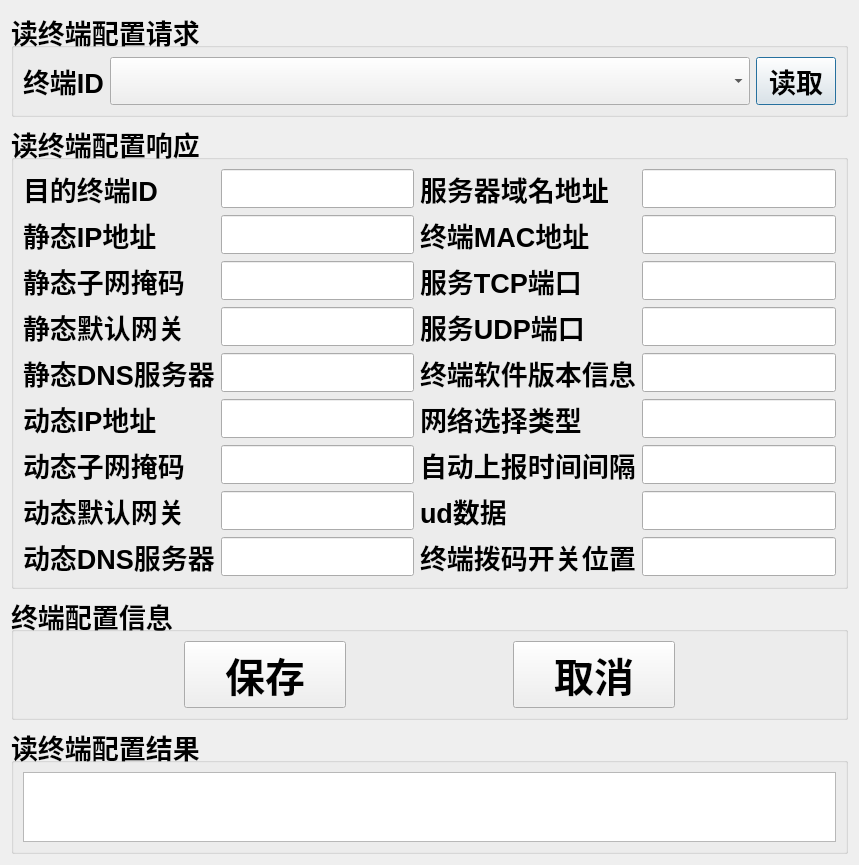
<?xml version="1.0" encoding="UTF-8"?>
<ui version="4.0">
 <class>ReadSpecificConfig</class>
 <widget class="QDialog" name="ReadSpecificConfig">
  <property name="geometry">
   <rect>
    <x>0</x>
    <y>0</y>
    <width>859</width>
    <height>822</height>
   </rect>
  </property>
  <property name="windowTitle">
   <string>Dialog</string>
  </property>
  <layout class="QVBoxLayout" name="verticalLayout">
   <item>
    <layout class="QHBoxLayout" name="horizontalLayout">
     <item>
      <widget class="QGroupBox" name="groupBox_3">
       <property name="font">
        <font>
         <pointsize>20</pointsize>
         <weight>75</weight>
         <bold>true</bold>
        </font>
       </property>
       <property name="title">
        <string>读终端配置请求</string>
       </property>
       <layout class="QVBoxLayout" name="verticalLayout_2">
        <item>
         <layout class="QHBoxLayout" name="horizontalLayout_2">
          <item>
           <widget class="QLabel" name="label">
            <property name="text">
             <string>终端ID</string>
            </property>
           </widget>
          </item>
          <item>
           <widget class="QComboBox" name="comboBox_id">
            <property name="sizePolicy">
             <sizepolicy hsizetype="Expanding" vsizetype="Preferred">
              <horstretch>0</horstretch>
              <verstretch>0</verstretch>
             </sizepolicy>
            </property>
           </widget>
          </item>
          <item>
           <widget class="QPushButton" name="pushButton">
            <property name="sizePolicy">
             <sizepolicy hsizetype="Minimum" vsizetype="Preferred">
              <horstretch>0</horstretch>
              <verstretch>0</verstretch>
             </sizepolicy>
            </property>
            <property name="font">
             <font>
              <pointsize>20</pointsize>
              <weight>75</weight>
              <bold>true</bold>
             </font>
            </property>
            <property name="text">
             <string>读取</string>
            </property>
           </widget>
          </item>
         </layout>
        </item>
       </layout>
      </widget>
     </item>
    </layout>
   </item>
   <item>
    <widget class="QGroupBox" name="groupBox">
     <property name="font">
      <font>
       <pointsize>20</pointsize>
       <weight>75</weight>
       <bold>true</bold>
      </font>
     </property>
     <property name="title">
      <string>读终端配置响应</string>
     </property>
     <layout class="QHBoxLayout" name="horizontalLayout_3">
      <item>
       <layout class="QFormLayout" name="formLayout_5">
        <item row="0" column="0">
         <widget class="QLabel" name="label_4">
          <property name="text">
           <string>目的终端ID</string>
          </property>
         </widget>
        </item>
        <item row="0" column="1">
         <widget class="QLineEdit" name="lineEdit_rep_goal_id"/>
        </item>
        <item row="1" column="0">
         <widget class="QLabel" name="label_7">
          <property name="text">
           <string>静态IP地址</string>
          </property>
         </widget>
        </item>
        <item row="1" column="1">
         <widget class="QLineEdit" name="lineEdit_rep_j_ip"/>
        </item>
        <item row="2" column="0">
         <widget class="QLabel" name="label_8">
          <property name="text">
           <string>静态子网掩码</string>
          </property>
         </widget>
        </item>
        <item row="2" column="1">
         <widget class="QLineEdit" name="lineEdit_rep_j_zip"/>
        </item>
        <item row="3" column="0">
         <widget class="QLabel" name="label_9">
          <property name="text">
           <string>静态默认网关</string>
          </property>
         </widget>
        </item>
        <item row="3" column="1">
         <widget class="QLineEdit" name="lineEdit_rep_j_gateway"/>
        </item>
        <item row="4" column="0">
         <widget class="QLabel" name="label_10">
          <property name="text">
           <string>静态DNS服务器</string>
          </property>
         </widget>
        </item>
        <item row="4" column="1">
         <widget class="QLineEdit" name="lineEdit_rep_j_dip"/>
        </item>
        <item row="5" column="0">
         <widget class="QLabel" name="label_11">
          <property name="text">
           <string>动态IP地址</string>
          </property>
         </widget>
        </item>
        <item row="5" column="1">
         <widget class="QLineEdit" name="lineEdit_rep_dyn_ip"/>
        </item>
        <item row="6" column="0">
         <widget class="QLabel" name="label_12">
          <property name="text">
           <string>动态子网掩码</string>
          </property>
         </widget>
        </item>
        <item row="6" column="1">
         <widget class="QLineEdit" name="lineEdit_rep_dyn_code"/>
        </item>
        <item row="7" column="0">
         <widget class="QLabel" name="label_2">
          <property name="text">
           <string>动态默认网关</string>
          </property>
         </widget>
        </item>
        <item row="7" column="1">
         <widget class="QLineEdit" name="lineEdit_rep_dyn_gip"/>
        </item>
        <item row="8" column="0">
         <widget class="QLabel" name="label_13">
          <property name="text">
           <string>动态DNS服务器</string>
          </property>
         </widget>
        </item>
        <item row="8" column="1">
         <widget class="QLineEdit" name="lineEdit_rep_dyn_dip"/>
        </item>
       </layout>
      </item>
      <item>
       <layout class="QFormLayout" name="formLayout_3">
        <item row="3" column="0">
         <widget class="QLabel" name="label_5">
          <property name="text">
           <string>终端MAC地址</string>
          </property>
         </widget>
        </item>
        <item row="3" column="1">
         <widget class="QLineEdit" name="lineEdit_mr_mac"/>
        </item>
        <item row="4" column="0">
         <widget class="QLabel" name="label_14">
          <property name="text">
           <string>服务TCP端口</string>
          </property>
         </widget>
        </item>
        <item row="4" column="1">
         <widget class="QLineEdit" name="lineEdit_rep_tp"/>
        </item>
        <item row="5" column="0">
         <widget class="QLabel" name="label_15">
          <property name="text">
           <string>服务UDP端口</string>
          </property>
         </widget>
        </item>
        <item row="5" column="1">
         <widget class="QLineEdit" name="lineEdit_rep_up"/>
        </item>
        <item row="6" column="0">
         <widget class="QLabel" name="label_19">
          <property name="text">
           <string>终端软件版本信息</string>
          </property>
         </widget>
        </item>
        <item row="6" column="1">
         <widget class="QLineEdit" name="lineEdit_rep_ver"/>
        </item>
        <item row="7" column="0">
         <widget class="QLabel" name="label_17">
          <property name="text">
           <string>网络选择类型</string>
          </property>
         </widget>
        </item>
        <item row="7" column="1">
         <widget class="QLineEdit" name="lineEdit_rep_network_select"/>
        </item>
        <item row="8" column="0">
         <widget class="QLabel" name="label_18">
          <property name="text">
           <string>自动上报时间间隔</string>
          </property>
         </widget>
        </item>
        <item row="8" column="1">
         <widget class="QLineEdit" name="lineEdit_rep_time"/>
        </item>
        <item row="9" column="0">
         <widget class="QLabel" name="label_6">
          <property name="text">
           <string>ud数据</string>
          </property>
         </widget>
        </item>
        <item row="9" column="1">
         <widget class="QLineEdit" name="lineEdit_ud"/>
        </item>
        <item row="10" column="0">
         <widget class="QLabel" name="label_20">
          <property name="text">
           <string>终端拨码开关位置</string>
          </property>
         </widget>
        </item>
        <item row="10" column="1">
         <widget class="QLineEdit" name="lineEdit_rep_dv"/>
        </item>
        <item row="2" column="0">
         <widget class="QLabel" name="label_3">
          <property name="text">
           <string>服务器域名地址</string>
          </property>
         </widget>
        </item>
        <item row="2" column="1">
         <widget class="QLineEdit" name="lineEdit_server_yuming"/>
        </item>
       </layout>
      </item>
     </layout>
    </widget>
   </item>
   <item>
    <widget class="QGroupBox" name="groupBox_2">
     <property name="font">
      <font>
       <pointsize>20</pointsize>
       <weight>75</weight>
       <bold>true</bold>
      </font>
     </property>
     <property name="title">
      <string>终端配置信息</string>
     </property>
     <layout class="QHBoxLayout" name="horizontalLayout_4">
      <item>
       <spacer name="horizontalSpacer">
        <property name="orientation">
         <enum>Qt::Horizontal</enum>
        </property>
        <property name="sizeHint" stdset="0">
         <size>
          <width>40</width>
          <height>20</height>
         </size>
        </property>
       </spacer>
      </item>
      <item>
       <widget class="QPushButton" name="pushButton_save">
        <property name="sizePolicy">
         <sizepolicy hsizetype="Expanding" vsizetype="Expanding">
          <horstretch>0</horstretch>
          <verstretch>0</verstretch>
         </sizepolicy>
        </property>
        <property name="font">
         <font>
          <pointsize>30</pointsize>
          <weight>75</weight>
          <bold>true</bold>
         </font>
        </property>
        <property name="text">
         <string>保存</string>
        </property>
       </widget>
      </item>
      <item>
       <spacer name="horizontalSpacer_3">
        <property name="orientation">
         <enum>Qt::Horizontal</enum>
        </property>
        <property name="sizeHint" stdset="0">
         <size>
          <width>40</width>
          <height>20</height>
         </size>
        </property>
       </spacer>
      </item>
      <item>
       <widget class="QPushButton" name="pushButton_cancel">
        <property name="sizePolicy">
         <sizepolicy hsizetype="Expanding" vsizetype="Expanding">
          <horstretch>0</horstretch>
          <verstretch>0</verstretch>
         </sizepolicy>
        </property>
        <property name="font">
         <font>
          <pointsize>30</pointsize>
          <weight>75</weight>
          <bold>true</bold>
         </font>
        </property>
        <property name="text">
         <string>取消</string>
        </property>
       </widget>
      </item>
      <item>
       <spacer name="horizontalSpacer_2">
        <property name="orientation">
         <enum>Qt::Horizontal</enum>
        </property>
        <property name="sizeHint" stdset="0">
         <size>
          <width>40</width>
          <height>20</height>
         </size>
        </property>
       </spacer>
      </item>
     </layout>
    </widget>
   </item>
   <item>
    <widget class="QGroupBox" name="groupBox_4">
     <property name="font">
      <font>
       <pointsize>20</pointsize>
       <weight>75</weight>
       <bold>true</bold>
      </font>
     </property>
     <property name="title">
      <string>读终端配置结果</string>
     </property>
     <layout class="QVBoxLayout" name="verticalLayout_4">
      <item>
       <widget class="QTextEdit" name="textEdit_status">
        <property name="font">
         <font>
          <pointsize>12</pointsize>
         </font>
        </property>
       </widget>
      </item>
     </layout>
    </widget>
   </item>
  </layout>
 </widget>
 <resources/>
 <connections/>
</ui>
